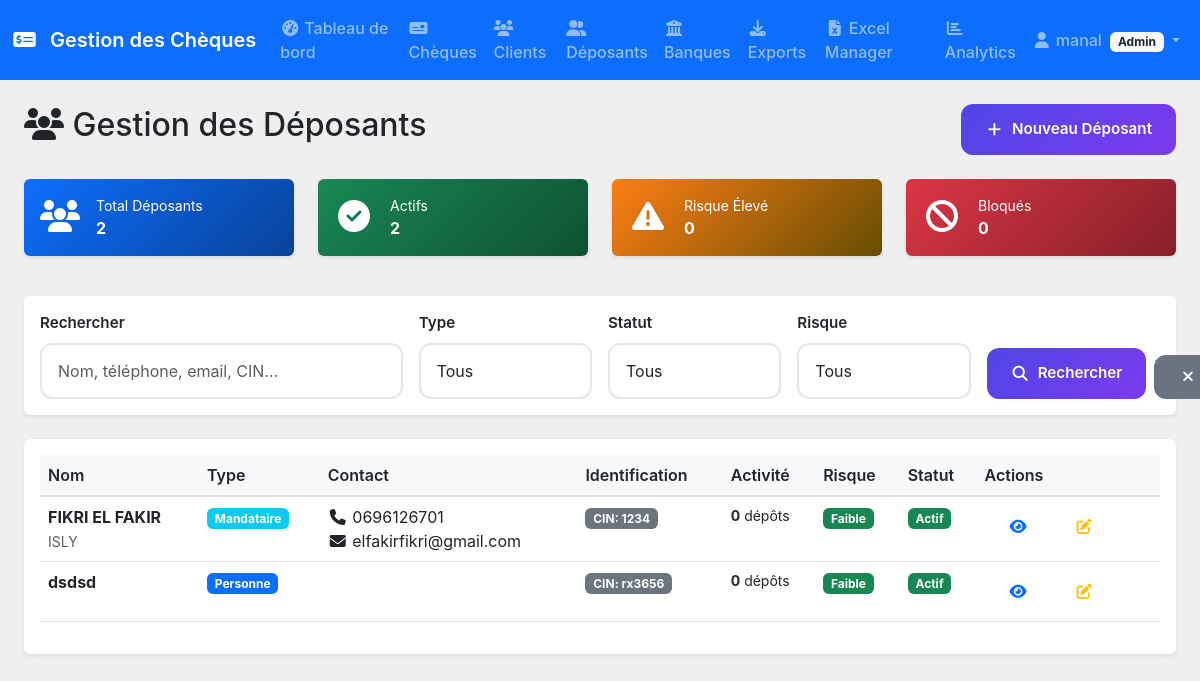
The page /depositors/depositors (signed in) on the database as committed earlier.
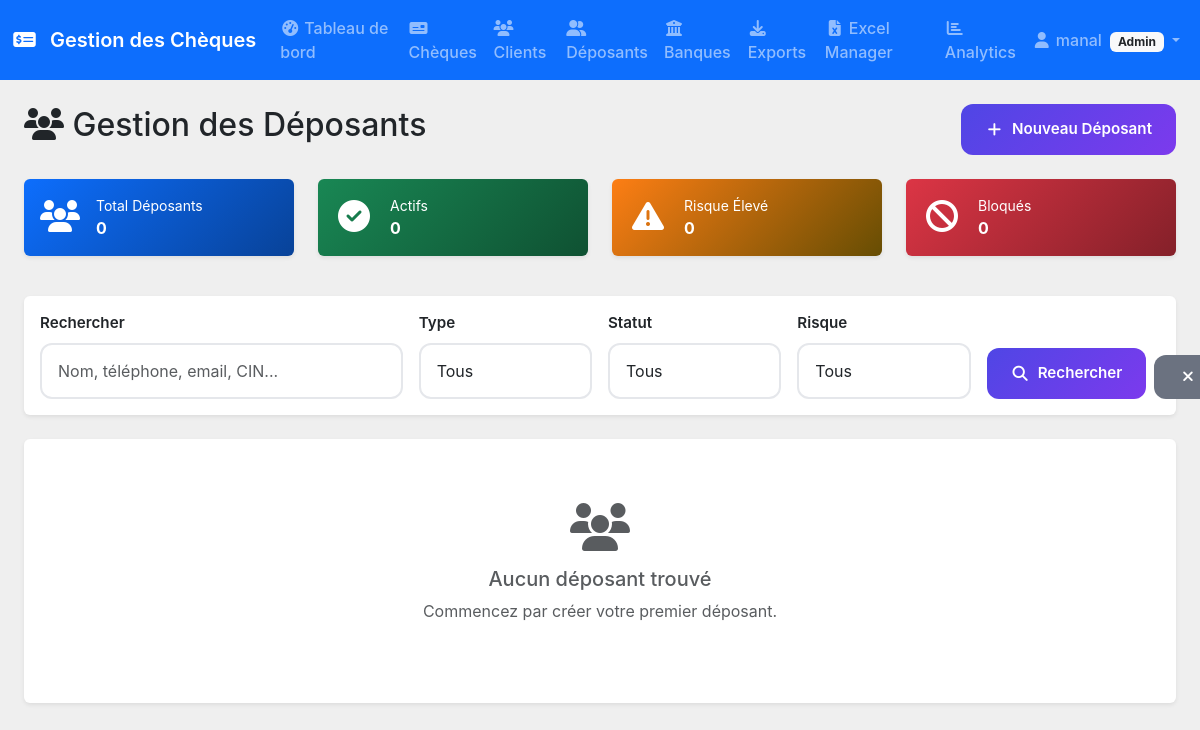
The same page on the database as committed later.
### models.py (models this page shows, shortened)
class Depositor(db.Model):
    __tablename__ = 'depositors'
    id = db.Column(db.Integer, primary_key=True)
    name = db.Column(db.String(200), nullable=False, index=True)
    type = db.Column(db.String(20), nullable=False, default='personne')  # personne, entreprise, mandataire
    phone = db.Column(db.String(20))
    email = db.Column(db.String(120))
    address = db.Column(db.Text)
    city = db.Column(db.String(100))
    postal_code = db.Column(db.String(20))
    id_number = db.Column(db.String(50))  # CIN, Passport, RC
    id_type = db.Column(db.String(20))  # cin, passport, rc, ice
    company_name = db.Column(db.String(200))
    job_title = db.Column(db.String(100))
    authorization_letter_path = db.Column(db.String(255))  # Scan of authorization letter
    bank_account_number = db.Column(db.String(50))
    bank_name = db.Column(db.String(100))
    bank_branch = db.Column(db.String(100))
    is_active = db.Column(db.Boolean, default=True, index=True)
    registration_date = db.Column(db.Date, default=date.today)
    last_deposit_date = db.Column(db.Date)
    total_deposits = db.Column(db.Integer, default=0)
    total_amount_deposited = db.Column(db.Numeric(15, 2), default=0)
    risk_level = db.Column(db.String(10), default='low')  # low, medium, high
    blocked = db.Column(db.Boolean, default=False)
    blocked_reason = db.Column(db.Text)
    blocked_date = db.Column(db.Date)
    blocked_by = db.Column(db.Integer, db.ForeignKey('users.id'))
    created_by = db.Column(db.Integer, db.ForeignKey('users.id'))
    created_at = db.Column(db.DateTime, default=datetime.utcnow)
    updated_at = db.Column(db.DateTime, default=datetime.utcnow, onupdate=datetime.utcnow)
    notes = db.Column(db.Text)
    deposited_cheques = db.relationship('Cheque', backref='depositor', lazy=True)
    deposit_logs = db.relationship('DepositLog', backref='depositor', lazy=True, cascade='all, delete-orphan')
    __table_args__ = (
        CheckConstraint(type.in_(['personne', 'entreprise', 'mandataire']), name='check_depositor_type'),
        CheckConstraint(id_type.in_(['cin', 'passport', 'rc', 'ice', 'carte_sejour']), name='check_id_type'),
        CheckConstraint(risk_level.in_(['low', 'medium', 'high']), name='check_depositor_risk'),
        Index('idx_depositor_name', 'name'),
        Index('idx_depositor_type', 'type'),
        Index('idx_depositor_active', 'is_active'),
        Index('idx_depositor_risk', 'risk_level'),
        Index('idx_depositor_id_number', 'id_number'),
        Index('idx_depositor_registration_date', 'registration_date'),
    )

### routes/depositors.py (the view, shortened to what this page needs)
@depositors_bp.route('/depositors')
@login_required
@role_required(['admin', 'comptable', 'agent'])
def list_depositors():
    page = request.args.get('page', 1, type=int)
    search = request.args.get('search', '')
    depositor_type = request.args.get('type', '')
    status = request.args.get('status', '')
    risk_level = request.args.get('risk', '')
    query = Depositor.query
    if depositor_type:
        query = query.filter(Depositor.type == depositor_type)
    if status == 'active':
        query = query.filter(Depositor.is_active == True)
    elif status == 'inactive':
        query = query.filter(Depositor.is_active == False)
    elif status == 'blocked':
        query = query.filter(Depositor.blocked == True)
    if risk_level:
        query = query.filter(Depositor.risk_level == risk_level)
    query = query.order_by(Depositor.last_deposit_date.desc().nullslast(),
                          Depositor.created_at.desc())
    depositors = query.paginate(
        page=page, per_page=20, error_out=False
    )
    total_depositors = Depositor.query.count()
    active_depositors = Depositor.query.filter(Depositor.is_active == True).count()
    blocked_depositors = Depositor.query.filter(Depositor.blocked == True).count()
    high_risk_depositors = Depositor.query.filter(Depositor.risk_level == 'high').count()
    stats = {
        'total': total_depositors,
        'active': active_depositors,
        'blocked': blocked_depositors,
        'high_risk': high_risk_depositors,
        'inactive': total_depositors - active_depositors
    }
    return render_template('depositors/list.html',
                         depositors=depositors,
                         search=search,
                         depositor_type=depositor_type,
                         status=status,
                         risk_level=risk_level,
                         stats=stats)

### templates/depositors/list.html (shortened to what the changed rows need)
{% extends "base.html" %}
{% block content %}
<div class="container-fluid">
    <div class="row mb-4">
        <div class="col-12">
            <div class="d-flex justify-content-between align-items-center">
                <h2><i class="fas fa-users"></i> Gestion des Déposants</h2>
            </div>
        </div>
    </div>
    <div class="row mb-4">
        <div class="col-md-3 col-sm-6 mb-3">
            <div class="card bg-primary text-white">
                <div class="card-body">
                    <div class="d-flex align-items-center">
                        <div class="flex-grow-1 ms-3">
                            <div class="small">Total Déposants</div>
                            <div class="fw-bold">{{ stats.total }}</div>
                        </div>
                    </div>
                </div>
            </div>
        </div>
        <div class="col-md-3 col-sm-6 mb-3">
            <div class="card bg-success text-white">
                <div class="card-body">
                    <div class="d-flex align-items-center">
                        <div class="flex-grow-1 ms-3">
                            <div class="small">Actifs</div>
                            <div class="fw-bold">{{ stats.active }}</div>
                        </div>
                    </div>
                </div>
            </div>
        </div>
    </div>
    <div class="card">
        <div class="card-body">
            {% if depositors.items %}
                <div class="table-responsive">
                    <table class="table table-hover">
                        <thead>
                            <tr>
                                <th>Nom</th>
                                <th>Type</th>
                                <th>Contact</th>
                                <th>Identification</th>
                                <th>Activité</th>
                                <th>Risque</th>
                                <th>Statut</th>
                                <th>Actions</th>
                            </tr>
                        </thead>
                        <tbody>
                            {% for depositor in depositors.items %}
                            <tr>
                                <td>
                                    <div class="fw-bold">{{ depositor.name }}</div>
                                    {% if depositor.company_name %}
                                        <small class="text-muted">{{ depositor.company_name }}</small>
                                    {% endif %}
                                </td>
                                <td>
                                    {% if depositor.type == 'personne' %}
                                        <span class="badge bg-primary">Personne</span>
                                    {% elif depositor.type == 'entreprise' %}
                                        <span class="badge bg-success">Entreprise</span>
                                    {% else %}
                                        <span class="badge bg-info">Mandataire</span>
                                    {% endif %}
                                </td>
                                <td>
                                    {% if depositor.phone %}
                                        <div><i class="fas fa-phone"></i> {{ depositor.phone }}</div>
                                    {% endif %}
                                    {% if depositor.email %}
                                        <div><i class="fas fa-envelope"></i> {{ depositor.email }}</div>
                                    {% endif %}
                                </td>
                                <td>
                                    {% if depositor.id_number %}
                                        <span class="badge bg-secondary">
                                            {{ depositor.id_type.upper() }}: {{ depositor.id_number }}
                                        </span>
                                    {% endif %}
                                </td>
                                <td>
                                    <div class="small">
                                        <strong>{{ depositor.total_deposits }}</strong> dépôts
                                    </div>
                                </td>
                                <td>
                                    {% if depositor.risk_level == 'low' %}
                                        <span class="badge bg-success">Faible</span>
                                    {% elif depositor.risk_level == 'medium' %}
                                        <span class="badge bg-warning">Moyen</span>
                                    {% else %}
                                        <span class="badge bg-danger">Élevé</span>
                                    {% endif %}
                                </td>
                                <td>
                                    {% if depositor.blocked %}
                                        <span class="badge bg-danger">Bloqué</span>
                                    {% elif depositor.is_active %}
                                        <span class="badge bg-success">Actif</span>
                                    {% else %}
                                        <span class="badge bg-secondary">Inactif</span>
                                    {% endif %}
                                </td>
                                <td>
                                    <div class="btn-group btn-group-sm">
                                        <a href="{{ url_for('depositors.view_depositor', id=depositor.id) }}"
                                           class="btn btn-outline-primary" title="Voir détails">
                                            <i class="fas fa-eye"></i>
                                        </a>
                                        <a href="{{ url_for('depositors.edit_depositor', id=depositor.id) }}"
                                           class="btn btn-outline-warning" title="Modifier">
                                            <i class="fas fa-edit"></i>
                                        </a>
                                    </div>
                                </td>
                            </tr>
                            {% endfor %}
                        </tbody>
                    </table>
                </div>
            {% else %}
                <div class="text-center py-5">
                    <i class="fas fa-users fa-3x text-muted mb-3"></i>
                    <h5 class="text-muted">Aucun déposant trouvé</h5>
                    <p class="text-muted">
                        {% if search or depositor_type or status or risk_level %}
                            Aucun déposant ne correspond aux critères de recherche.
                            <br>
                            <a href="{{ url_for('depositors.list_depositors') }}" class="btn btn-link">Voir tous les déposants</a>
                        {% else %}
                            Commencez par créer votre premier déposant.
                        {% endif %}
                    </p>
                </div>
            {% endif %}
        </div>
    </div>
</div>
{% endblock %}

Rows that differ between the two databases and show on the page:
removed Depositor: name "FIKRI EL FAKIR", company_name "ISLY", type "Mandataire", phone "0696126701", email "elfakirfikri@gmail.com", id_type "CIN", id_number "1234", total_deposits "0", risk_level "Faible", blocked "Actif"
removed Depositor: name "dsdsd", type "Personne", id_type "CIN", id_number "rx3656", total_deposits "0", risk_level "Faible", blocked "Actif"
Other text that changed with them:
{{ stats.total }}: "2" → "0"
{{ stats.active }}: "2" → "0"
text no longer shown: "Nom Type Contact Identification Activité Risque Statut Actions"
text now shown: "Aucun déposant trouvé Commencez par créer votre premier déposant."
